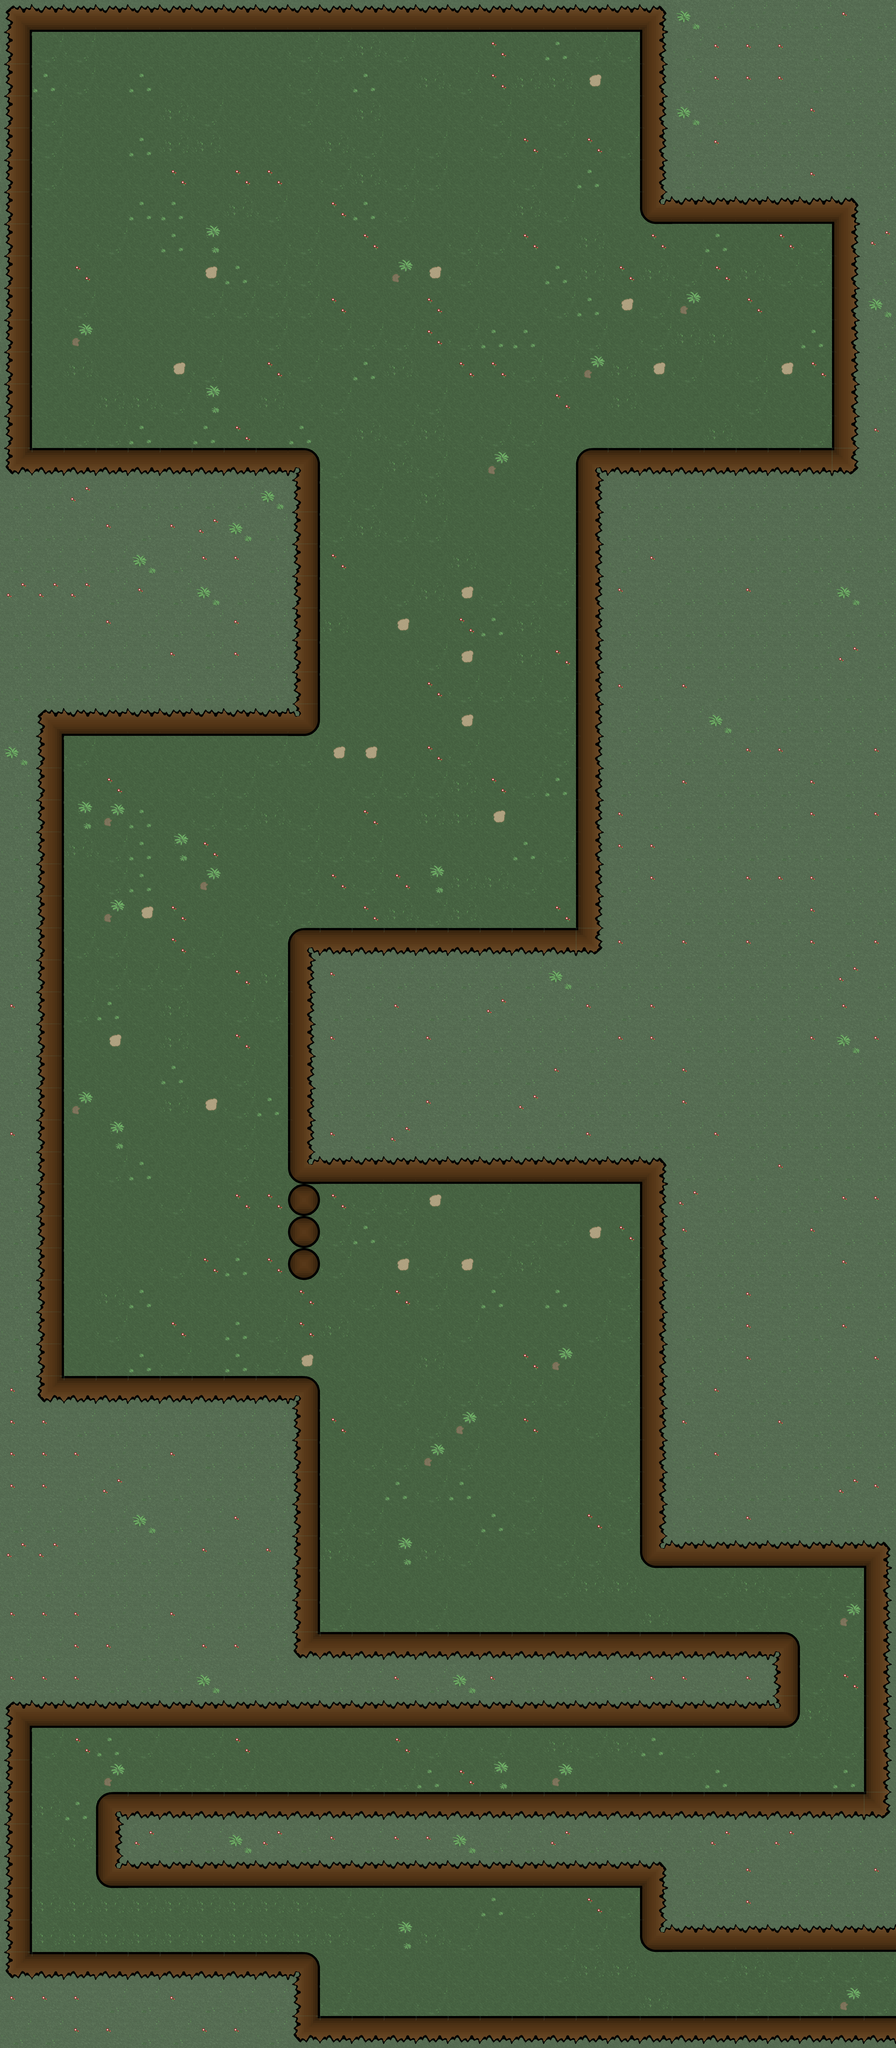

Tiled map render using the project's own tile images. Description and the whole map definition, tile-layer contents included, below:
An orthogonal 28x64 tile map with 128x128 px tiles, 1 tile layer (Capa de Patrones 1) and 6 objects (4x enemigo, 2x inanimado).

<map version="1.0" orientation="orthogonal" renderorder="right-down" width="28" height="64" tilewidth="128" tileheight="128" nextobjectid="8">
 <tileset firstgid="1" name="Tileset_zon1" tilewidth="128" tileheight="128" tilecount="36" columns="4">
  <image source="../../Mapa/Tilesets/Tileset_zon1.png" width="512" height="1152" />
  <tile id="0" probability="0.9" />
  <tile id="1" probability="0.2" />
  <tile id="2" probability="0.05" />
  <tile id="3" probability="0.03" />
  <tile id="4" probability="0.7" />
  <tile id="5" probability="0.4" />
  <tile id="6" probability="0.15" />
  <tile id="7" probability="0.1" />
  <tile id="8" probability="0.15" />
  <tile id="9" probability="0.03" />
  <tile id="10" probability="0.03" />
  <tile id="11" probability="0.03" />
 </tileset>
 <layer name="Capa de Patrones 1" width="28" height="64">
  <data encoding="csv">
17,14,14,14,14,14,14,14,14,14,14,14,14,14,14,14,14,14,14,14,18,4,1,1,1,1,2,1,
13,6,6,5,5,5,5,5,5,6,6,9,6,5,5,7,5,8,6,6,15,1,2,2,2,1,1,1,
13,8,6,5,8,5,5,5,5,6,5,8,5,9,6,7,9,9,10,5,15,1,2,2,2,1,1,1,
13,6,5,5,5,9,6,5,5,6,5,9,5,5,5,6,5,6,5,5,15,4,1,1,1,2,1,1,
13,6,5,5,8,9,9,5,5,5,9,6,5,6,5,6,7,6,7,6,15,1,2,1,1,1,1,1,
13,6,5,5,5,7,5,7,7,5,6,9,6,6,5,5,6,5,8,5,15,1,1,1,1,2,1,1,
13,5,5,5,8,8,5,9,6,5,7,8,6,5,5,5,9,6,5,5,24,14,14,14,14,14,18,1,
13,5,5,6,5,8,12,5,5,6,5,7,5,5,6,6,7,5,9,5,7,5,8,5,7,6,15,3,
13,5,7,5,5,5,10,8,6,6,5,5,11,10,6,5,5,8,9,7,9,6,7,9,6,6,15,1,
13,5,6,5,5,5,6,6,6,6,7,5,5,7,5,5,5,6,8,10,6,11,5,7,5,5,15,4,
13,5,11,5,5,5,5,5,6,5,6,6,6,7,6,8,8,5,6,5,6,9,9,5,5,8,15,1,
13,5,9,5,5,10,6,5,7,6,5,8,9,5,7,7,6,6,11,9,10,6,5,6,10,7,15,1,
13,5,5,9,9,6,12,5,9,5,6,5,5,6,5,5,5,7,5,9,5,5,5,6,5,5,15,1,
13,5,6,6,8,5,8,7,5,8,5,9,6,9,5,6,6,5,5,5,5,5,9,5,5,6,15,2,
20,16,16,16,16,16,16,16,16,22,6,5,9,6,5,11,5,5,21,16,16,16,16,16,16,16,19,1,
1,1,3,1,1,1,1,1,4,13,5,6,5,9,5,5,6,5,15,1,1,1,1,1,1,1,1,1,
1,1,1,2,1,2,3,4,1,13,6,9,6,6,5,5,5,5,15,1,1,1,1,1,1,1,1,1,
1,1,1,1,4,1,2,2,1,13,7,5,5,5,9,5,5,6,15,1,2,1,1,1,1,1,1,1,
3,3,3,1,2,1,4,1,1,13,5,5,6,9,10,6,6,6,15,2,1,1,1,2,1,1,4,1,
1,1,1,2,1,1,1,2,1,13,9,5,10,5,7,8,9,5,15,1,1,1,1,1,1,1,1,1,
1,1,1,1,1,2,1,2,1,13,5,5,5,6,10,5,9,7,15,1,1,1,1,1,1,1,3,1,
1,1,1,1,1,1,1,1,1,13,5,5,5,7,6,6,6,6,15,2,1,2,1,1,1,1,1,1,
1,17,14,14,14,14,14,14,14,23,5,5,5,5,10,5,5,6,15,1,1,1,4,1,1,1,1,1,
4,13,6,5,5,5,5,5,6,6,10,10,5,7,6,5,5,6,15,1,1,1,1,2,2,1,1,2,
1,13,5,7,5,5,6,6,5,5,5,6,6,6,9,7,6,8,15,1,1,2,1,1,1,2,1,1,
1,13,12,11,8,5,6,6,9,6,5,7,5,9,9,10,5,5,15,2,1,1,1,1,1,2,1,2,
1,13,9,6,8,12,7,5,5,6,6,6,5,5,5,5,8,6,15,2,2,1,1,1,1,1,1,1,
1,13,5,6,8,5,11,5,5,6,7,6,7,12,9,9,6,5,15,1,2,1,1,2,2,2,1,1,
1,13,5,11,10,7,5,5,6,6,5,7,9,6,9,5,5,7,15,1,1,1,1,1,1,2,1,1,
1,13,6,6,5,7,6,5,5,21,16,16,16,16,16,16,16,16,19,2,1,2,1,2,1,2,1,2,
1,13,5,6,6,6,5,7,9,15,2,1,1,1,1,1,1,4,1,1,1,1,1,1,1,1,3,1,
2,13,6,8,5,9,5,6,6,15,1,1,2,1,1,3,1,1,2,1,2,1,1,1,1,1,2,1,
1,13,5,10,5,9,5,7,5,15,2,1,1,2,1,1,1,1,1,2,2,1,1,1,1,2,4,2,
1,13,5,5,5,8,5,6,5,15,1,1,1,1,1,1,1,2,1,1,1,2,1,1,1,1,1,1,
1,13,11,5,5,9,10,6,8,15,1,1,1,2,1,1,3,1,1,1,1,2,1,1,1,1,1,1,
2,13,5,12,5,5,5,6,5,15,2,1,3,1,1,1,1,1,2,1,1,1,2,1,1,1,1,1,
1,13,5,6,8,5,5,6,5,24,14,14,14,14,14,14,14,14,14,14,18,1,1,1,2,1,1,1,
1,13,5,5,5,6,5,7,7,36,7,6,6,10,5,6,5,5,5,5,15,3,1,1,1,1,2,2,
1,13,5,5,5,5,5,6,5,36,6,8,6,5,5,5,6,6,10,7,15,2,1,1,1,2,1,1,
1,13,5,5,5,6,7,8,7,36,6,5,10,6,10,6,9,5,5,6,15,1,1,1,1,1,2,1,
1,13,5,9,8,5,5,5,5,7,5,6,7,6,5,8,5,8,5,6,15,1,1,2,1,1,1,1,
1,13,5,6,5,7,5,8,6,7,9,5,5,5,6,5,5,5,6,6,15,1,1,2,1,1,2,1,
1,13,5,5,8,6,5,8,6,10,5,5,5,9,5,5,7,11,5,5,15,1,1,2,1,1,1,2,
2,20,16,16,16,16,16,16,16,22,5,5,6,5,6,6,6,6,5,6,15,1,2,1,1,1,1,1,
2,2,1,1,1,1,1,1,1,13,7,5,5,6,11,5,7,5,6,5,15,2,1,1,2,1,1,1,
2,2,2,1,1,2,1,1,1,13,5,6,6,11,6,5,5,5,5,5,15,1,2,1,1,1,1,1,
2,2,1,3,1,1,1,1,1,13,5,5,8,6,8,5,6,5,5,6,15,1,1,1,1,1,3,2,
1,1,1,1,4,1,1,2,1,13,6,6,5,5,5,8,6,5,7,6,15,1,1,2,1,1,1,1,
3,3,1,1,1,1,2,1,2,13,9,6,12,9,6,5,5,6,6,5,24,14,14,14,14,14,14,18,
1,1,1,1,1,1,1,1,1,13,5,5,5,5,5,5,5,6,9,9,5,5,6,9,6,6,6,15,
2,2,2,1,1,2,1,1,1,13,6,5,5,6,5,5,5,5,5,5,9,5,5,6,5,6,11,15,
1,1,2,2,1,1,2,2,1,20,16,16,16,16,16,16,16,16,16,16,16,16,16,16,22,5,6,15,
2,2,2,1,1,1,4,1,1,1,1,1,2,1,4,2,1,1,1,1,2,2,1,2,13,6,7,15,
17,14,14,14,14,14,14,14,14,14,14,14,14,14,14,14,14,14,14,14,14,14,14,14,23,9,5,15,
13,6,7,8,6,5,6,7,5,5,5,5,7,6,5,6,5,9,6,9,8,6,5,5,6,6,6,15,
13,5,5,11,5,6,6,6,5,5,5,6,6,8,7,12,5,11,5,5,5,5,8,5,5,5,8,15,
13,9,8,21,16,16,16,16,16,16,16,16,16,16,16,16,16,16,16,16,16,16,16,16,16,16,16,19,
13,6,9,15,3,1,1,4,3,1,2,1,2,2,4,1,1,3,1,1,1,1,3,1,3,1,1,1,
13,5,5,24,14,14,14,14,14,14,14,14,14,14,14,14,14,14,14,14,18,1,1,2,1,1,1,2,
13,9,9,9,9,9,9,9,9,9,6,6,5,5,5,8,6,5,7,6,15,1,1,2,1,1,1,1,
13,9,9,9,9,9,9,9,9,9,9,6,12,9,6,5,5,6,6,5,24,14,14,14,14,14,14,14,
20,16,16,16,16,16,16,16,16,22,5,5,5,5,5,5,5,6,9,9,5,5,6,9,6,6,6,6,
2,2,2,1,1,2,1,1,1,13,6,5,5,6,5,5,5,5,5,5,9,5,5,6,5,6,11,6,
1,1,2,2,1,1,2,2,1,20,16,16,16,16,16,16,16,16,16,16,16,16,16,16,16,16,16,16
</data>
 </layer>
 <objectgroup name="Enemigos e inanimados">
  <object id="1" name="TriggerDisparo" type="inanimado" x="1280" y="1936" width="1008" height="120" />
  <object id="2" name="Sierra" type="enemigo" x="264" y="4480" width="112" height="120" />
  <object id="3" name="Perseguidor" type="enemigo" x="512" y="3208" width="136" height="120" />
  <object id="4" name="TriggerBase" type="inanimado" x="3072" y="7808" width="120" height="240" />
  <object id="5" name="bomba" type="enemigo" x="2172" y="6184" width="152" height="144" />
  <object id="7" name="helice" type="enemigo" x="208" y="6992" width="160" height="136" />
 </objectgroup>
</map>
